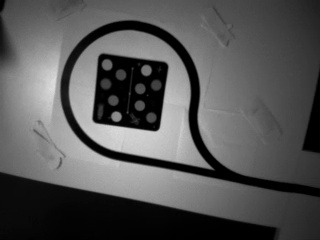
#> input picture references/table_zone_reference.jpg, 320 x 240 px
$ python test_orb_without_pad.py
#> lines starting #> are read from the running program, lines starting #| are printed output that depends on the picture; after the words box and inside, x2 and y2 are one past the last pixel; in counts of white or black regions, pixels touching at a corner belong together
import cv2
import numpy as np

ref = cv2.imread("references/table_zone_reference.jpg", 0)
#> ref is the input picture: shape (240, 320); min 0, max 223, mean 84.8
test = cv2.imread("table_circle_test_2.jpg", 0)
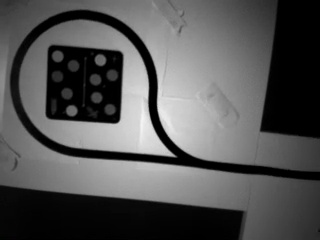
#> input picture table_circle_test_2.jpg, 320 x 240 px
#> test: shape (240, 320); min 0, max 244, mean 83.7

if ref is None or test is None:
    raise RuntimeError("Images not found")

# Approximate pad regions based on the two captured images.
# These are test-specific coordinates, not a universal detector.
ref_mask = np.full(ref.shape, 255, dtype=np.uint8)
test_mask = np.full(test.shape, 255, dtype=np.uint8)

cv2.rectangle(ref_mask, (55, 45), (165, 155), 0, -1)
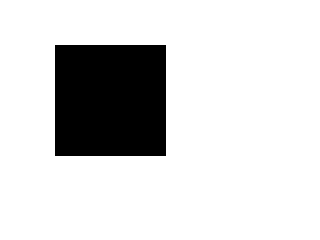
#> ref_mask: shape (240, 320); 84% white; 1 black region, box (x1, y1, x2, y2) and area: (55, 45, 166, 156) 12321
cv2.rectangle(test_mask, (45, 40), (165, 155), 0, -1)
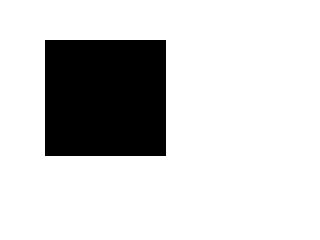
#> test_mask: shape (240, 320); 81.7% white; 1 black region, box (x1, y1, x2, y2) and area: (45, 40, 166, 156) 14036

orb = cv2.ORB_create(nfeatures=1000)

kp1, des1 = orb.detectAndCompute(ref, ref_mask)
#> kp1 = 26 keypoints; strongest (x, y, size): (167, 65, 37.2), (207, 166, 64.3), (209, 167, 44.6), (166, 63, 31)
kp2, des2 = orb.detectAndCompute(test, test_mask)
#> kp2 = 12 keypoints; strongest (x, y, size): (169, 152, 77.1), (170, 153, 64.3), (171, 154, 53.6), (173, 156, 44.6)

if des1 is None or des2 is None:
    print("No features found outside Mission Pad.")
else:
    matcher = cv2.BFMatcher(cv2.NORM_HAMMING)
    pairs = matcher.knnMatch(des1, des2, k=2)
#> pairs = 26 matches

    good = [
        m for pair in pairs if len(pair) == 2
        for m, n in [pair] if m.distance < 0.75 * n.distance
    ]
#> good = 2 matches

    print("Matches outside Pad:", len(good))
#| Matches outside Pad: 2

    result = cv2.drawMatches(
        ref, kp1, test, kp2, good[:40], None,
        flags=cv2.DrawMatchesFlags_NOT_DRAW_SINGLE_POINTS
    )
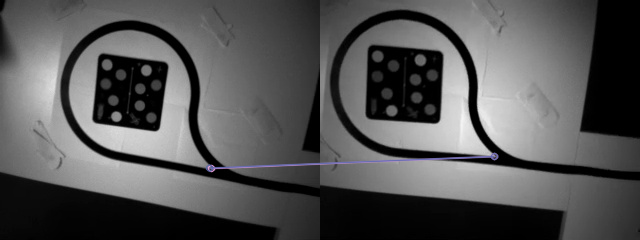
#> result: shape (240, 640, 3); mean of channels 0, 1, 2 84.7, 84.5, 84.5; drawn as B, G, R

    cv2.imwrite("orb_without_pad.jpg", result)
    print("Saved: orb_without_pad.jpg")
